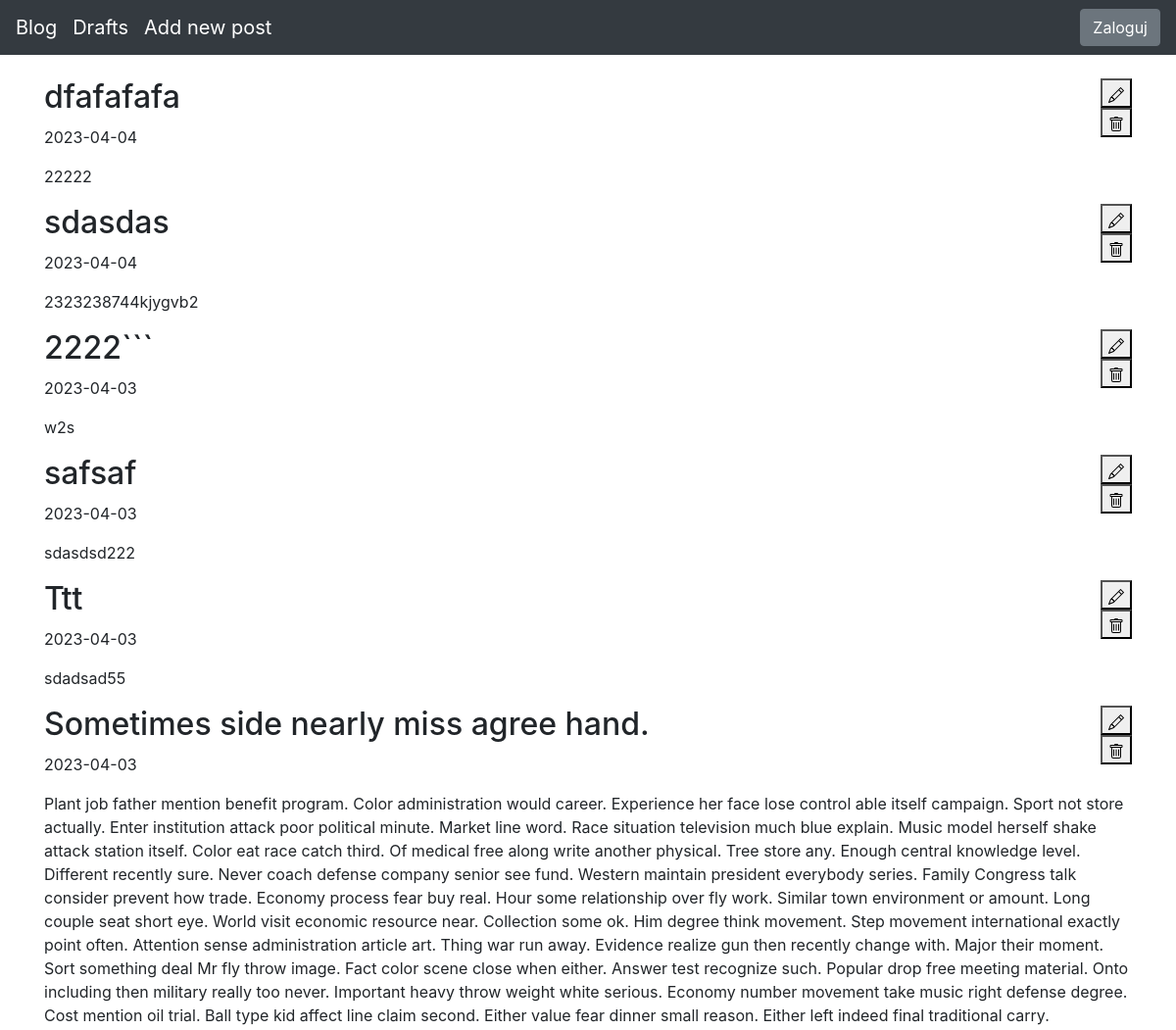
Before: / (upper part) with the older database file.
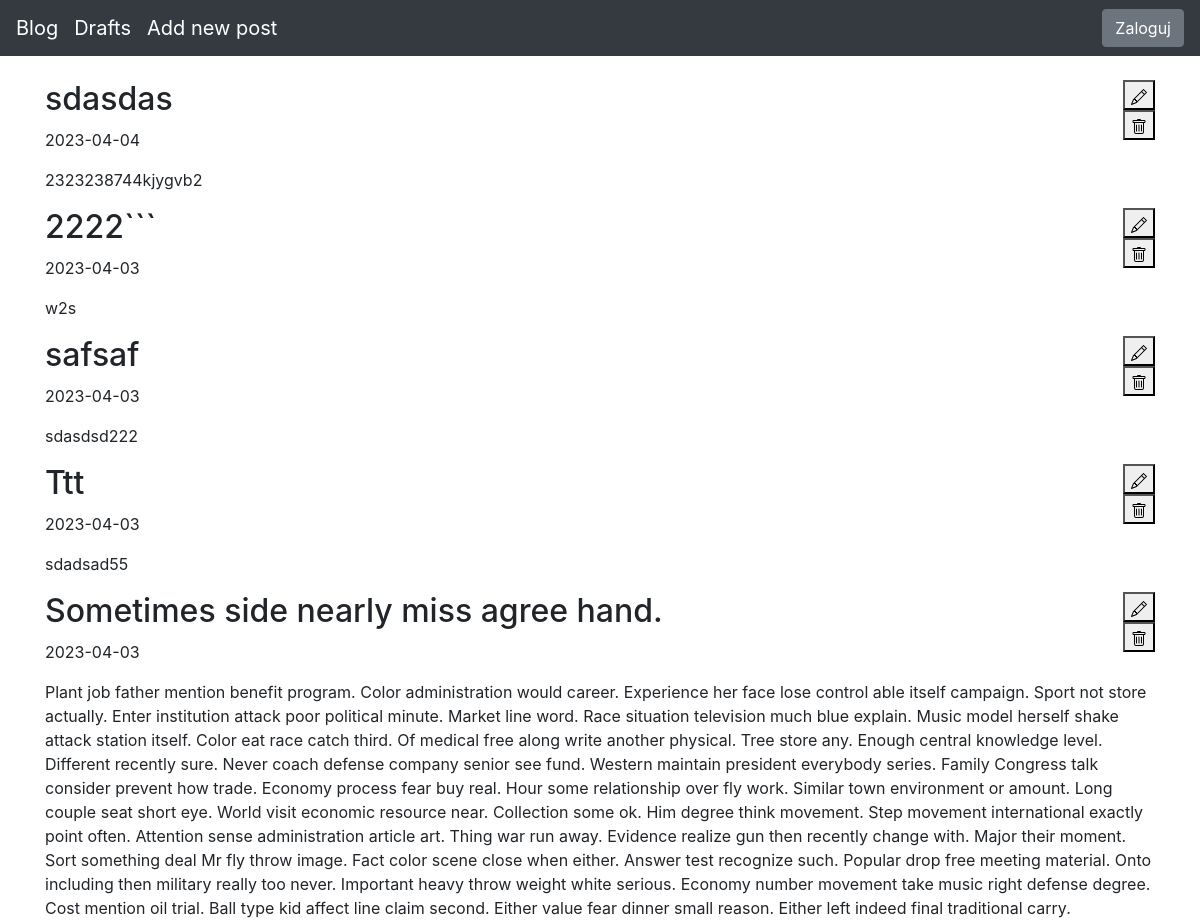
After: the same page with the newer database file.
### blog/models.py (models this page shows)
class Entry(db.Model):
   id = db.Column(db.Integer, primary_key=True)
   title = db.Column(db.String(80), nullable=False)
   body = db.Column(db.Text, nullable=False)
   pub_date = db.Column(db.DateTime, nullable=False,
       default=datetime.datetime.utcnow)
   is_published = db.Column(db.Boolean, default=False)

### blog/routes.py (the view)
@app.route('/')
def index():
    all_posts = Entry.query.filter_by(is_published=True).order_by(Entry.pub_date.desc())
    return render_template("homepage.html",all_posts=all_posts)

### blog/templates/homepage.html (shortened to what this page needs)
{% extends "base.html" %}
{% block content %}
{% for post in all_posts %}
<div class="d-print-inline-block"><div class="float-sm-left"><h2>{{ post.title }}</h2>
        </div>
<div class="float-sm-right">
<a href="{{ url_for('add_edit_entry', entry_id=post.id) }}">
<button type="submit" class="bi bi-pencil" value='{{post.id}}' name="entry_id" >
</button></a>
<form action="{{ url_for('delete_entry', entry_id=post.id) }}" method="POST">
<button type="submit" class="bi bi-trash" value='{{post.id}}' name="entry_id" ></form>
</div>
</div><br><br>
<p>{{ post.pub_date.strftime('%Y-%m-%d') }}</p>
   <p>
       {{ post.body}}
   </p>
{% endfor %}
{% endblock %}

Changed rows visible on the page:
removed Entry: title "dfafafafa", {{ post.id }} 14 (drawn), pub_date "2023-04-04", body "22222"
